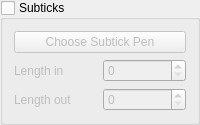
                                                            <widget class="QGroupBox" name="groupBox_yAxis_setSubTicksVisible">
                                                                <property name="title">
                                                                    <string>Subticks</string>
                                                                </property>
                                                                <property name="checkable">
                                                                    <bool>true</bool>
                                                                </property>
                                                                <property name="checked">
                                                                    <bool>false</bool>
                                                                </property>
                                                                <layout class="QGridLayout" name="gridLayout_26">
                                                                    <item row="2" column="0">
                                                                        <layout class="QHBoxLayout" name="horizontalLayout_23">
                                                                            <item>
                                                                                <widget class="QLabel" name="label_22">
                                                                                    <property name="text">
                                                                                        <string>Length in</string>
                                                                                    </property>
                                                                                </widget>
                                                                            </item>
                                                                            <item>
                                                                                <widget class="QSpinBox" name="spinBox_yAxis_setSubTickLengthIn"/>
                                                                            </item>
                                                                        </layout>
                                                                    </item>
                                                                    <item row="0" column="0">
                                                                        <widget class="QPushButton" name="pushButton_yAxis_setSubTickPen">
                                                                            <property name="text">
                                                                                <string>Choose Subtick Pen</string>
                                                                            </property>
                                                                        </widget>
                                                                    </item>
                                                                    <item row="4" column="0">
                                                                        <layout class="QHBoxLayout" name="horizontalLayout_24">
                                                                            <item>
                                                                                <widget class="QLabel" name="label_23">
                                                                                    <property name="text">
                                                                                        <string>Length out</string>
                                                                                    </property>
                                                                                </widget>
                                                                            </item>
                                                                            <item>
                                                                                <widget class="QSpinBox" name="spinBox_yAxis_setSubTickLengthOut"/>
                                                                            </item>
                                                                        </layout>
                                                                    </item>
                                                                </layout>
                                                            </widget>
